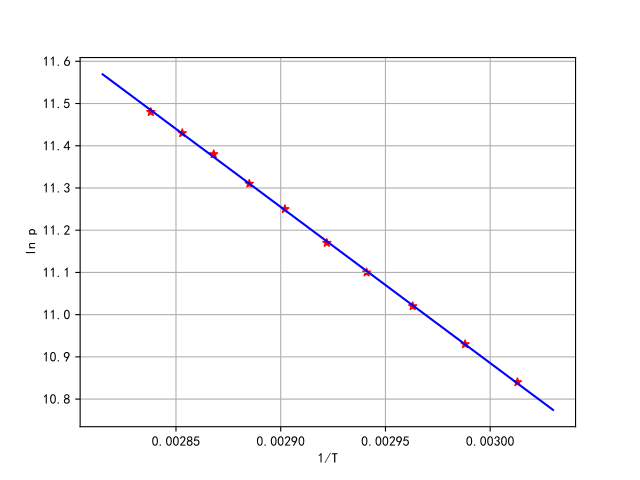

The script that drew this image:
import numpy as np
from numpy.core.function_base import linspace
import scipy as sp
import matplotlib.pyplot as plt
from scipy.optimize import leastsq

# ln p
y_i = np.array([
    11.48, 11.43, 11.38, 11.31, 11.25,
    11.17, 11.10, 11.02, 10.93, 10.84,
])

# 1/T
x_i = np.array([
    0.002838, 0.002853, 0.002868, 0.002885, 0.002902,
    0.002922, 0.002941, 0.002963, 0.002988, 0.003013,
])

def func(p, x):
    k, b = p
    return k * x + b

def error(p, x, y):
    return func(p, x) - y

p0 = [-3000, 20]
Para = leastsq(error, p0, args=(x_i, y_i))

k, b = Para[0]

print(f"k = {k:10f}\nb = {b:10f}")
print(f"cost：{Para[1]}")
print("求解的拟合直线为:")
print(f"y = {k:.5f} x + {b:.2f}")

x = linspace(0.002815, 0.00303, 20)
y = k * x + b

fig, ax = plt.subplots()
ax.plot(x, y, color='blue')
ax.scatter(x_i, y_i, color='red', marker='*')
ax.set_xlabel('1/T')
ax.set_ylabel('ln p')
ax.grid(True)
plt.show()
